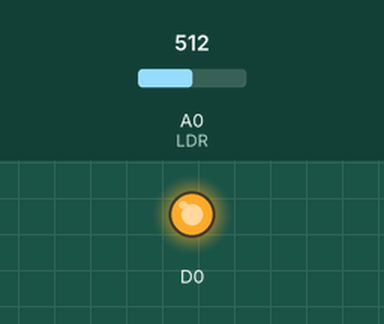
Recording of a sketch running on a simulated ESP8266 (NodeMCU). Shown: output pins drawn as LEDs (lit = HIGH). Inputs (shaded band) come from the test bench; at power-on: A0 (LDR) = 512. WiFi joins after 1.5 s; servers stay silent unless stated; what the sketch prints to the serial monitor is not drawn.

Above: at 2.8 s.
2.9 s: A0 (LDR) set to 585
4.8 s: A0 (LDR) set to 610
At 6.5 s:
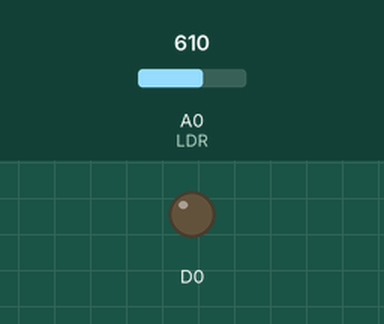
7.1 s: A0 (LDR) set to 590
At 8.0 s:
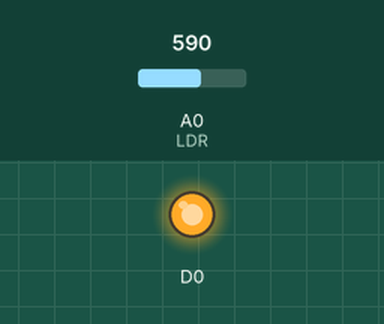
9.1 s: A0 (LDR) set to 716
At 10.8 s:
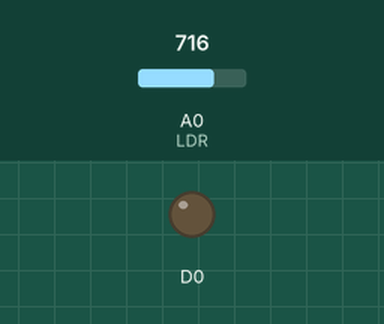
Timing chart, 0 to 12.1 s (numbered marks = the images above; inputs shaded):
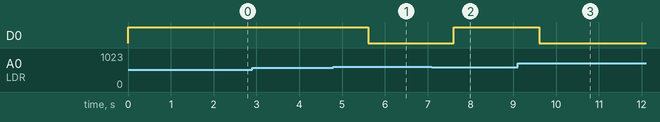

The sketch:

esp_washmachine.ino
```cpp
/*
ESP Wash Machine Nofity V1.5.0 (Update 12/12/2023)
Code By Khun Kish
*/

#include <TridentTD_LineNotify.h>

#define SSID  "ESP_Code404" //ใส่ SSD Wifi ที่จะเชื่อมต่อ
#define PASSWORD  "P4ssword" //ใส่ Wifi Password
#define LINE_TOKEN  "DqqFeQJxuECRBf9w9Tk3M7mJjgIV4x6kcjgi2JChimh" //Line Token Notify
int val = 0; // ตัวแปรเก็บค่าที่อ่านมาจาก LDR (Light Dependent Resistor)
bool machineRunning = false; // ตัวแปรบอกว่าเครื่องกำลังทำงานหรือไม่

void setup() {
  Serial.begin(115200);
  Serial.println();
  Serial.println(LINE.getVersion());
  pinMode(D0, OUTPUT);
  digitalWrite(D0, HIGH);
  WiFi.begin(SSID, PASSWORD);
  Serial.printf("WiFi connecting to %s\n",  SSID);
  while (WiFi.status() != WL_CONNECTED) {
    Serial.print(".");
    delay(400);
  }
  Serial.printf("\nWiFi connected\nIP : ");
  Serial.println(WiFi.localIP());

  // กำหนด Line Token
  LINE.setToken(LINE_TOKEN);
  Serial.println("starting....");
}

void loop() {
  val = analogRead(A0); // อ่านค่าสัญญาณ analog ขา A0 ที่ต่อกับ LDR
  Serial.print("val = "); // พิมพ์ข้อมความส่งเข้าคอมพิวเตอร์ "val = "
  Serial.println(val); // พิมพ์ค่าของตัวแปร val

  // ตรวจสอบสถานะการทำงานของเครื่อง
  if (val < 600 && !machineRunning) { // ค่า 100 สามารถกำหนดปรับได้ตามค่าแสงในห้องต่างๆ
    digitalWrite(D0, HIGH); // สั่งให้ LED ดับ
    Serial.print("เครื่องซักผ้าทำงาน val = "); // พิมพ์ข้อมความส่งเข้าคอมพิวเตอร์ "val = "
    Serial.println(val); // พิมพ์ค่าของตัวแปร val
    LINE.notify("ESP1:กำลังทำงานอยู่💧"); //ส่งแจ้งเตือนเข้าไลน์กลุ่ม *เครื่องทำงาน*
    machineRunning = true; // เปลี่ยนสถานะเครื่องเป็นกำลังทำงาน
  } else if (val >= 600 && machineRunning) { // ค่า 100 สามารถกำหนดปรับได้ตามค่าแสงในห้องต่าง ๆ
    digitalWrite(D0, LOW); // สั่งให้ LED ติดสว่าง
    LINE.notifySticker("ESP1:ซักเสร็จแล้วเอาผ้าไปตากเร็ว😳", 1, 2 ); //ส่งแจ้งเตือนเข้าไลน์กลุ่ม *ผ้าซักเสร็จแล้ว*
    Serial.print("ซักผ้าเสร็จแล้ว val = "); // พิมพ์ข้อมความส่งเข้าคอมพิวเตอร์ "val = "
    Serial.println(val); // พิมพ์ค่าของตัวแปร val
    machineRunning = false; // เปลี่ยนสถานะเครื่องเป็นเสร็จแล้ว
  }
  delay(1000); // 1 วินาที
}
```

Measured:
- the behaviour switches between 599 and 600 on A0 (LDR) (found by bisection; images 0 and 1)
- after the input at 2.9 s, every drawn part: stays the same
- after the input at 4.8 s, D0: HIGH → LOW after 0.81 s
- after the input at 7.1 s, D0: LOW → HIGH after 0.51 s
- after the input at 9.1 s, D0: HIGH → LOW after 0.51 s
